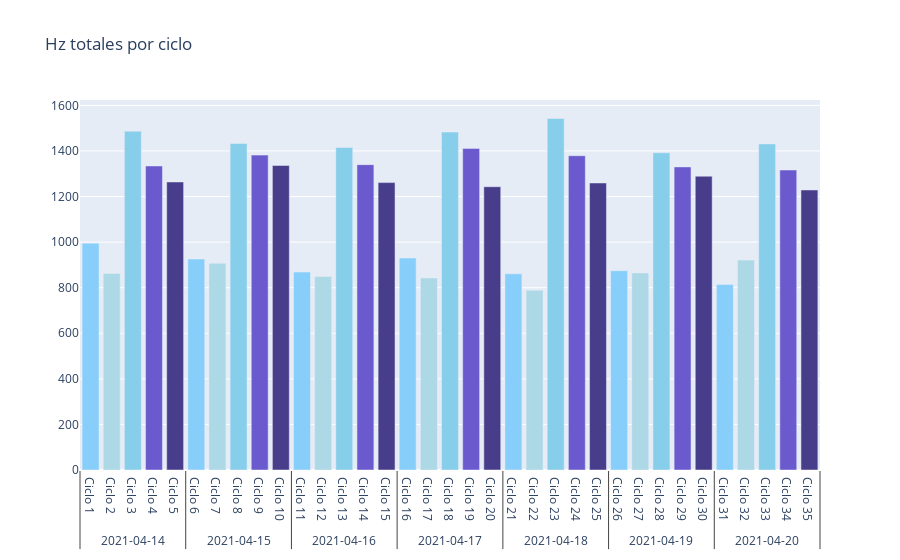

The notebook cell this image was saved under:
### Markdown cell above
#### Hz totales del soplador por ciclo

### Code cell
fig_blower_cycle = go.Figure()       
fig_blower_cycle.add_trace(go.Bar(x=[df_resume_cycle['inicio_ciclo'].dt.date,df_resume_cycle['ciclo']], y=df_resume_cycle['total_hz'], marker_color= colors))
fig_blower_cycle.update_layout( title_text='Hz totales por ciclo')

### Figure 1 — Plotly figure (JSON) as saved in the notebook; plotly's stock layout.template omitted (floating-point values rounded to 4 significant figures)
{"data": [{"marker": {"color": ["lightskyblue", "LightBlue", "skyblue", "slateblue", "darkslateblue", "lightskyblue", "LightBlue", "skyblue", "slateblue", "darkslateblue", "lightskyblue", "LightBlue", "skyblue", "slateblue", "darkslateblue", "lightskyblue", "LightBlue", "skyblue", "slateblue", "darkslateblue", "lightskyblue", "LightBlue", "skyblue", "slateblue", "darkslateblue", "lightskyblue", "LightBlue", "skyblue", "slateblue", "darkslateblue", "lightskyblue", "LightBlue", "skyblue", "slateblue", "darkslateblue"]}, "type": "bar", "x": [["2021-04-14", "2021-04-14", "2021-04-14", "2021-04-14", "2021-04-14", "2021-04-15", "2021-04-15", "2021-04-15", "2021-04-15", "2021-04-15", "2021-04-16", "2021-04-16", "2021-04-16", "2021-04-16", "2021-04-16", "2021-04-17", "2021-04-17", "2021-04-17", "2021-04-17", "2021-04-17", "2021-04-18", "2021-04-18", "2021-04-18", "2021-04-18", "2021-04-18", "2021-04-19", "2021-04-19", "2021-04-19", "2021-04-19", "2021-04-19", "2021-04-20", "2021-04-20", "2021-04-20", "2021-04-20", "2021-04-20"], ["Ciclo 1", "Ciclo 2", "Ciclo 3", "Ciclo 4", "Ciclo 5", "Ciclo 6", "Ciclo 7", "Ciclo 8", "Ciclo 9", "Ciclo 10", "Ciclo 11", "Ciclo 12", "Ciclo 13", "Ciclo 14", "Ciclo 15", "Ciclo 16", "Ciclo 17", "Ciclo 18", "Ciclo 19", "Ciclo 20", "Ciclo 21", "Ciclo 22", "Ciclo 23", "Ciclo 24", "Ciclo 25", "Ciclo 26", "Ciclo 27", "Ciclo 28", "Ciclo 29", "Ciclo 30", "Ciclo 31", "Ciclo 32", "Ciclo 33", "Ciclo 34", "Ciclo 35"]], "y": [995.3, 862.6, 1487.0, 1334.0, 1264.0, 925.8, 907.1, 1433.0, 1382.0, 1336.0, 868.8, 849.3, 1415.0, 1340.0, 1261.0, 930.6, 843.1, 1483.0, 1411.0, 1243.0, 860.8, 788.7, 1542.0, 1379.0, 1260.0, 874.5, 864.5, 1392.0, 1330.0, 1289.0, 814.4, 921.3, 1431.0, 1316.0, 1229.0]}], "layout": {"title": {"text": "Hz totales por ciclo"}}}
